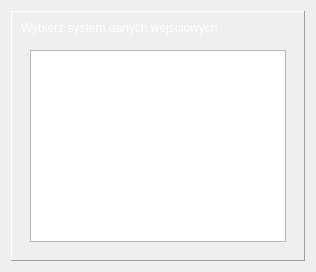
            <widget class="QWidget" name="systemInputScreen">
             <layout class="QVBoxLayout" name="verticalLayout_8">
              <item alignment="Qt::AlignHCenter">
               <widget class="QFrame" name="frame_2">
                <property name="frameShape">
                 <enum>QFrame::Panel</enum>
                </property>
                <property name="frameShadow">
                 <enum>QFrame::Raised</enum>
                </property>
                <layout class="QVBoxLayout" name="verticalLayout_20">
                 <item>
                  <widget class="QFrame" name="headerSysInput">
                   <property name="styleSheet">
                    <string notr="true">font: 75 16pt &quot;Trebuchet MS&quot;;
color:white;</string>
                   </property>
                   <property name="frameShape">
                    <enum>QFrame::NoFrame</enum>
                   </property>
                   <property name="frameShadow">
                    <enum>QFrame::Raised</enum>
                   </property>
                   <layout class="QHBoxLayout" name="horizontalLayout_8">
                    <property name="leftMargin">
                     <number>0</number>
                    </property>
                    <property name="topMargin">
                     <number>0</number>
                    </property>
                    <property name="rightMargin">
                     <number>0</number>
                    </property>
                    <property name="bottomMargin">
                     <number>0</number>
                    </property>
                    <item>
                     <widget class="QLabel" name="label_3">
                      <property name="styleSheet">
                       <string notr="true"/>
                      </property>
                      <property name="text">
                       <string>Wybierz system danych wejściowych</string>
                      </property>
                      <property name="textFormat">
                       <enum>Qt::RichText</enum>
                      </property>
                     </widget>
                    </item>
                   </layout>
                  </widget>
                 </item>
                 <item>
                  <widget class="QFrame" name="tableInputFrame">
                   <property name="sizePolicy">
                    <sizepolicy hsizetype="Preferred" vsizetype="Expanding">
                     <horstretch>0</horstretch>
                     <verstretch>0</verstretch>
                    </sizepolicy>
                   </property>
                   <property name="frameShape">
                    <enum>QFrame::NoFrame</enum>
                   </property>
                   <property name="frameShadow">
                    <enum>QFrame::Raised</enum>
                   </property>
                   <layout class="QHBoxLayout" name="horizontalLayout_9">
                    <item>
                     <widget class="QListWidget" name="dataSystemsTableI">
                      <property name="styleSheet">
                       <string notr="true">font: 10pt &quot;Trebuchet MS&quot;;</string>
                      </property>
                     </widget>
                    </item>
                   </layout>
                  </widget>
                 </item>
                </layout>
               </widget>
              </item>
             </layout>
            </widget>
